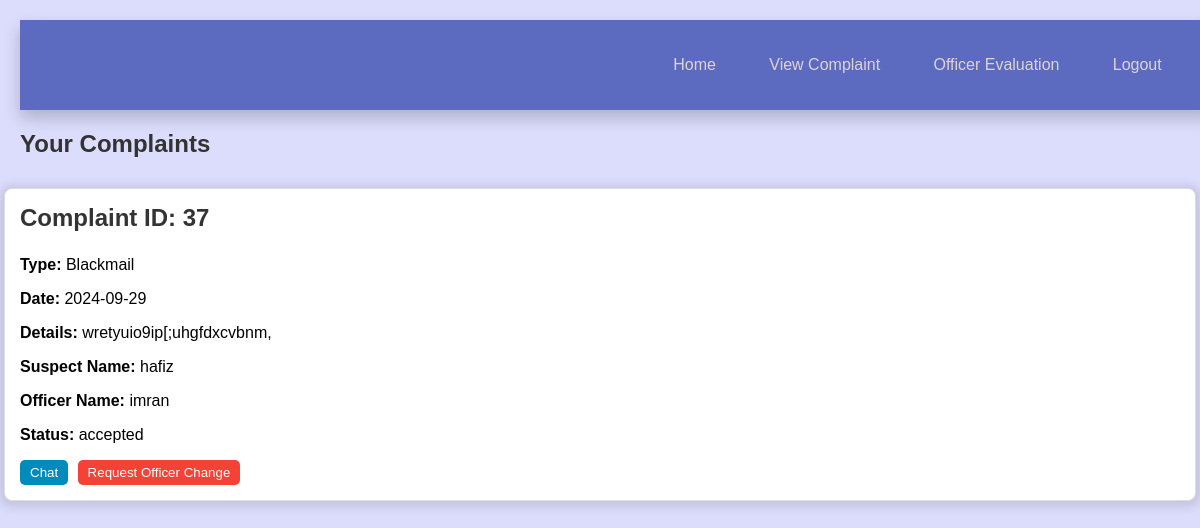
Page /view_complaint.php (signed in) on the committed database.
### tables this page shows
CREATE TABLE `complaints` (
  `name` varchar(25) NOT NULL,
  `dob` date NOT NULL,
  `address` varchar(50) NOT NULL,
  `phno` int(12) NOT NULL,
  `complaint_type` varchar(25) NOT NULL,
  `date` date NOT NULL,
  `complaint_detail` varchar(100) NOT NULL,
  `photo` varchar(100) NOT NULL,
  `suspect_name` varchar(30) NOT NULL,
  `details` varchar(50) NOT NULL,
  `email` varchar(30) NOT NULL,
  `officerid` varchar(30) NOT NULL,
  `complaint_id` int(10) NOT NULL,
  `voice` varchar(255) NOT NULL,
  `status` varchar(30) DEFAULT NULL
);

CREATE TABLE `officer` (
  `officerid` int(20) NOT NULL,
  `position` varchar(30) NOT NULL,
  `phonenum` varchar(15) NOT NULL,
  `dob` date NOT NULL,
  `name` varchar(30) NOT NULL,
  `passwordoff` varchar(20) NOT NULL,
  `email` varchar(30) NOT NULL,
  `status` enum('active','inactive') DEFAULT 'active'
);

### view_complaint.php (the view, shortened to what this page needs)
<!DOCTYPE html>
<html lang="en">
<head>
    <link rel="stylesheet" href="admindashboardd.css">
    <link rel="stylesheet" href="assignofficerss.css">
</head>
<body>
    <nav class="navbar">
        <ul class="navuladmin">
            <li><a class="nava" href="userdashboard.php">Home</a></li>
            <li><a class="nava" href="view_complaint.php">View Complaint</a></li>
            <li><a class="nava" href="officer_evaluation.php">Officer Evaluation</a></li>
            <li><a class="nava" href="logout.php">Logout</a></li>
        </ul>
    </nav>
    <h2>Your Complaints</h2>
    <div class="container">
        <?php
        $conn = mysqli_connect("localhost", "root", "", "complainreg");
        $name = $_SESSION['name'];
        $sql = "
            SELECT c.*, o.name AS name
            FROM complaints c
            LEFT JOIN officer o ON c.officerid = o.officerid
            WHERE c.name='$name'
        ";
        $result = mysqli_query($conn, $sql);
        if (mysqli_num_rows($result) > 0) {
            while ($row = mysqli_fetch_assoc($result)) {
                $id = $row['complaint_id'];
                $officer = $row['name'];
                echo "<div class='cbox'>";
                echo "<div class='complaint-box'>";
                echo "<h3>Complaint ID: " . htmlspecialchars($row['complaint_id']) . "</h3>";
                echo "<p><strong>Type:</strong> " . htmlspecialchars($row['complaint_type']) . "</p>";
                echo "<p><strong>Date:</strong> " . htmlspecialchars($row['date']) . "</p>";
                echo "<p><strong>Details:</strong> " . htmlspecialchars($row['complaint_detail']) . "</p>";
                echo "<p><strong>Suspect Name:</strong> " . htmlspecialchars($row['suspect_name']) . "</p>";
                echo "<p><strong>Officer Name:</strong> " . htmlspecialchars($row['name']) . "</p>";
                echo "<p><strong>Status:</strong> " . htmlspecialchars($row['status']) . "</p>";
                echo "<div class='action-buttons'>";
                echo "<form action='userchat.php' method='post' style='display:inline;'>
                        <input type='hidden' name='complaint_id' value='" . $officer . "'>
                        <button type='submit' name='userChat' class='chat-button'>Chat</button>
                      </form>";
                echo "<form action='request_officer_change.php' method='post' style='display:inline;'>
                        <input type='hidden' name='complaint_id' value='" . $id . "'>
                        <input type='hidden' name='officer_id' value='" . htmlspecialchars($row['officerid']) . "'>
                        <button type='submit' name='requestChange' class='request-button'>Request Officer Change</button>
                      </form>";
                echo "</div>";
                echo "</div>";
                echo "</div>";
            }
        } else {
            echo "<p>No records found.</p>";
        }
        ?>
    </div>
</body>
</html>

### admindashboardd.css (style rules this page uses)
body { margin: 0; padding: 0; font-family: 'Roboto',sans-serif; color: black; }
.navbar { width: 100%; background-color: #5c6bc0; display: flex; justify-content: space-between; align-items: center; padding: 10px 20px; box-shadow: 0px 8px 16px rgba(0, 0, 0, 0.2); height: 70px; }
.navuladmin { display: flex; width:50%; justify-content: space-evenly; align-items: center; list-style: none; margin-left: 20px; }
.nava { color: rgb(221, 212, 212); margin-left: 15px; }
.nava,.dropbtn { text-decoration: none; }

### assignofficerss.css (style rules this page uses)
body { margin: 0; padding: 0; font-family: 'Roboto',sans-serif; background-color: #f9f9f9; }
h2, h3 { color: #333; }
form { margin-top: 20px; }
button { padding: 6px 12px; background-color: #333; color: rgb(221, 212, 212); border: none; cursor: pointer; border-radius: 4px; transition: background-color 0.3s; }

### view_complaint.php (style rules this page uses)
body { font-family: Arial, sans-serif; background-color: rgba(88, 88, 245, 0.203); padding: 20px; }
.complaint-box { background: white; border: 1px solid #ddd; border-radius: 8px; margin: 10px 0; padding: 15px; box-shadow: 0 2px 10px 5px rgba(0, 0, 0, 0.1); width: 100%; }
.complaint-box h3 { margin-top: 0; font-size: 1.5em; }
.action-buttons { margin-top: 10px; }
button { margin-right: 5px; padding: 5px 10px; border: none; border-radius: 5px; cursor: pointer; }
.chat-button { background-color: #008CBA; color: white; }
.request-button { background-color: #f44336; color: white; }
.cbox { width: 100%; display: flex; flex-direction: column; align-items: center; justify-content: center; }

### rows in the picture
complaints: complaint_id "37", complaint_type "Blackmail", date "2024-09-29", complaint_detail "wretyuio9ip[;uhgfdxcvbnm,", suspect_name "hafiz", officerid.name "imran", status "accepted"
